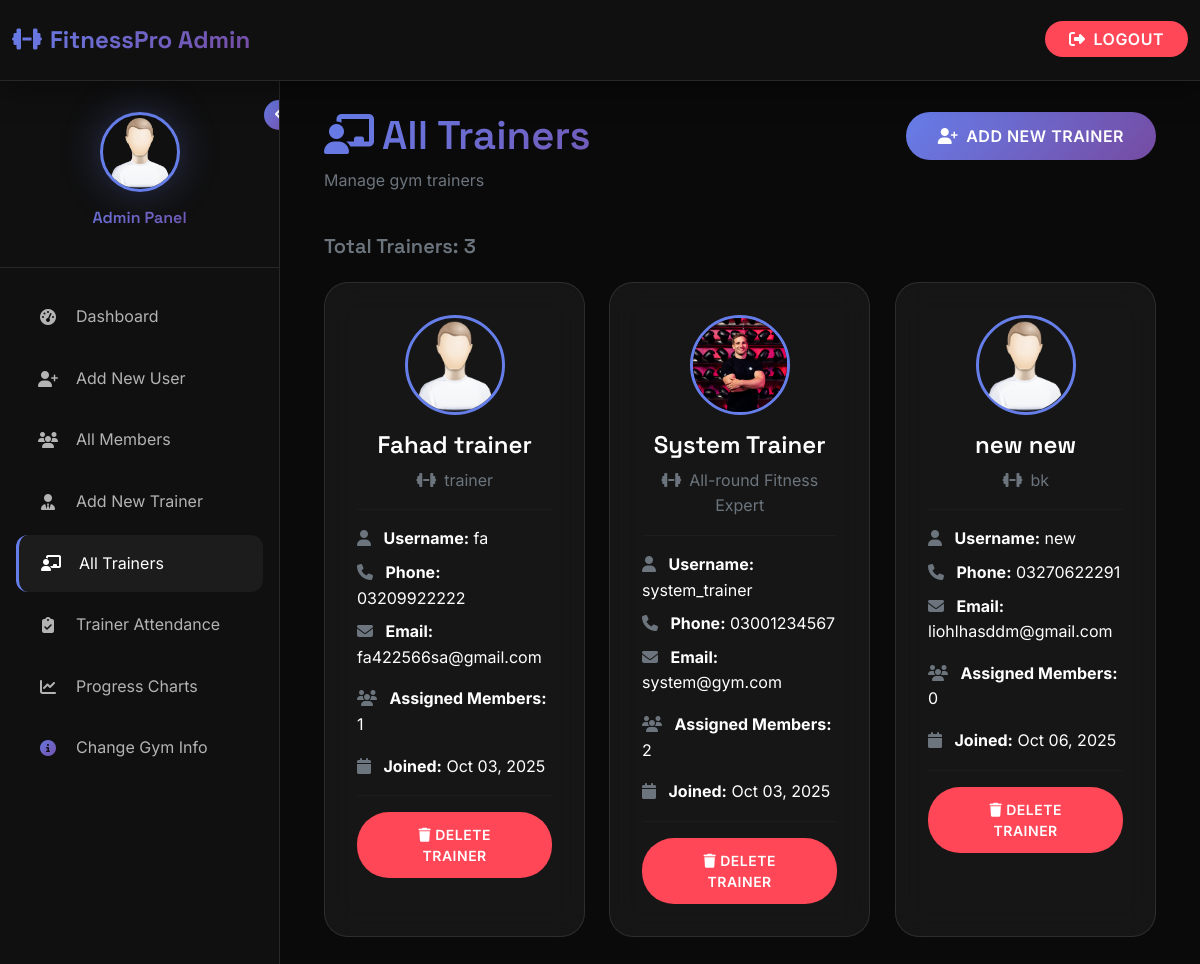
The app's page /all_trainers (signed in) with its own data.
### gym_management/gym_app/models.py (models this page shows, shortened)
class Trainer(models.Model):
    first_name = models.CharField(max_length=50)
    last_name = models.CharField(max_length=50)
    email = models.CharField(max_length=50, null=True, blank=True)
    phone_number = models.CharField(max_length=20)
    username = models.CharField(max_length=150, unique=True)
    password = models.CharField(max_length=100)
    specialization = models.CharField(max_length=200, null=True, blank=True)
    image = models.ImageField(upload_to="trainers/", default="trainers/default.png", null=True, blank=True)
    created_at = models.DateTimeField(auto_now_add=True)

### gym_management/gym_app/views.py (the view)
# urls.py: path('all_trainers', views.all_trainers, name='all_trainers'),
def all_trainers(request):
    if 'admin_logged_in' not in request.session:
        return redirect('/admin_login')
    trainers = Trainer.objects.all()
    data = {
        'trainers': trainers,
        'pending_count': Gym_user.get_pending_approvals().count(),
        'trainer_request_count': Gym_user.get_trainer_requests().count()
    }
    return render(request, 'admin/all_trainers.html', data)

### gym_management/gym_app/context_processors.py (called while the page is built)
def logged_in_user(request):
    user = None
    trainer = None
    if request.session.get('user_id'):
        try:
            user = Gym_user.objects.get(id=request.session['user_id'])
        except Gym_user.DoesNotExist:
            user = None
    elif request.session.get('trainer_id'):
        try:
            trainer = Trainer.objects.get(id=request.session['trainer_id'])
        except Trainer.DoesNotExist:
            trainer = None
    return {'logged_in_user': user, 'logged_in_trainer': trainer}

def gym_info_context(request):
    gym_info = GymInfo.objects.first()
    return {
        'gym_info': gym_info
    }

### gym_management/gym_app/models.py (called while the page is built)
    @staticmethod
    def get_pending_approvals():
        return Gym_user.objects.filter(is_approved=False)

    @staticmethod
    def get_trainer_requests():
        return Gym_user.objects.filter(trainer_requested=True, assigned_trainer=None)

### gym_management/gym_app/templates/admin/all_trainers.html (shortened to what this page needs)
{% extends 'base_admin.html' %}
{% load static %}
{% block content %}
<div class="container-fluid">
    <div class="row mb-4" data-aos="fade-down">
        <div class="col-md-6">
            <h1 class="gradient-text"><i class="fas fa-chalkboard-teacher me-2"></i>All Trainers</h1>
            <p class="text-secondary">Manage gym trainers</p>
        </div>
        <div class="col-md-6 text-end">
            <a href="{% url 'add_trainer' %}" class="btn btn-primary">
                <i class="fas fa-user-plus me-2"></i>Add New Trainer
            </a>
        </div>
    </div>
    <div class="row mb-3" data-aos="fade-right">
        <div class="col-12">
            <h5 class="text-secondary">Total Trainers: {{ trainers.count }}</h5>
        </div>
    </div>
    <div class="row" data-aos="fade-up" data-aos-delay="100">
        {% if trainers %}
            {% for trainer in trainers %}
            <div class="col-md-6 col-lg-4 mb-4" data-aos="zoom-in" data-aos-delay="{{ forloop.counter0|add:100 }}">
                <div class="dashboard-card">
                    <div class="text-center mb-3">
                        {% if trainer.image %}
                            <img src="{{ trainer.image.url }}" alt="{{ trainer.first_name }}"
                                 style="width: 100px; height: 100px; border-radius: 50%; object-fit: cover; border: 3px solid var(--accent-primary);">
                        {% else %}
                            <div style="width: 100px; height: 100px; border-radius: 50%; background: var(--primary-gradient);
                                        display: inline-flex; align-items: center; justify-content: center; font-size: 2rem; font-weight: 600; border: 3px solid var(--accent-primary);">
                                {{ trainer.first_name.0 }}{{ trainer.last_name.0 }}
                            </div>
                        {% endif %}
                    </div>
                    <h4 class="text-center mb-2">{{ trainer.first_name }} {{ trainer.last_name }}</h4>
                    {% if trainer.specialization %}
                    <p class="text-center text-secondary mb-3">
                        <i class="fas fa-dumbbell me-2"></i>{{ trainer.specialization }}
                    </p>
                    {% endif %}
                    <hr style="border-color: var(--border-color);">
                    <div class="mb-2">
                        <i class="fas fa-user text-secondary me-2"></i>
                        <strong>Username:</strong> {{ trainer.username }}
                    </div>
                    <div class="mb-2">
                        <i class="fas fa-phone text-secondary me-2"></i>
                        <strong>Phone:</strong> {{ trainer.phone_number }}
                    </div>
                    {% if trainer.email %}
                    <div class="mb-3">
                        <i class="fas fa-envelope text-secondary me-2"></i>
                        <strong>Email:</strong> {{ trainer.email }}
                    </div>
                    {% endif %}
                    <div class="mb-3">
                        <i class="fas fa-users text-secondary me-2"></i>
                        <strong>Assigned Members:</strong> {{ trainer.assigned_members.count }}
                    </div>
                    <div class="mb-2">
                        <i class="fas fa-calendar text-secondary me-2"></i>
                        <strong>Joined:</strong> {{ trainer.created_at|date:"M d, Y" }}
                    </div>
                    <hr style="border-color: var(--border-color);">
                    <div class="text-center">
                        <a href="{% url 'delete_trainer' trainer.id %}"
                           class="btn btn-danger btn-sm"
                           onclick="return confirm('Are you sure you want to delete {{ trainer.first_name }} {{ trainer.last_name }}? This will unassign all their members.')">
                            <i class="fas fa-trash me-1"></i>Delete Trainer
                        </a>
                    </div>
                </div>
            </div>
            {% endfor %}
        {% endif %}
    </div>
</div>
{% endblock %}

### gym_management/gym_app/templates/base_admin.html (style rules this page uses)
:root { --primary-gradient: linear-gradient(135deg, #667eea 0%, #764ba2 100%); --secondary-gradient: linear-gradient(135deg, #f093fb 0%, #f5576c 100%); --accent-gradient: linear-gradient(135deg, #4facfe 0%, #00f2fe 100%); --dark-gradient: linear-gradient(135deg, #0c0c0c 0%, #1a1a1a 100%); --bg-primary: #0a0a0a; --bg-secondary: #111111; --bg-tertiary: #1a1a1a; --bg-card: rgba(255, 255, 255, 0.05); --bg-sidebar: rgba(17, 17, 17, 0.95); --text-primary: #ffffff; --text-secondary: #b3b3b3; --text-muted: #8b8b8b; --accent-primary: #667eea; --accent-secondary: #764ba2; --accent-danger: #ff4757; --accent-success: #2ed573; --accent-warning: #ffa502; --border-color: rgba(255, 255, 255, 0.1); --border-hover: rgba(255, 255, 255, 0.2); --shadow-sm: 0 2px 8px rgba(0, 0, 0, 0.3); --shadow-md: 0 8px 32px rgba(0, 0, 0, 0.4); --shadow-lg: 0 16px 64px rgba(0, 0, 0, 0.5); --shadow-glow: 0 0 40px rgba(102, 126, 234, 0.3); --blur-sm: blur(8px); --blur-md: blur(16px); --blur-lg: blur(32px); }
* { margin: 0; padding: 0; box-sizing: border-box; }
html { scroll-behavior: smooth; }
body { font-family: 'Inter', -apple-system, BlinkMacSystemFont, 'Segoe UI', sans-serif; background: var(--bg-primary); color: var(--text-primary); line-height: 1.6; overflow-x: hidden; -webkit-font-smoothing: antialiased; -moz-osx-font-smoothing: grayscale; }
h1, h2, h3, h4, h5, h6 { font-family: 'Space Grotesk', sans-serif; font-weight: 600; line-height: 1.2; }
.dashboard-card { background: var(--bg-card); backdrop-filter: var(--blur-md); border: 1px solid var(--border-color); border-radius: 1.5rem; padding: 2rem; transition: all 0.3s cubic-bezier(0.4, 0, 0.2, 1); position: relative; overflow: hidden; text-decoration: none; color: inherit; display: block; height: 100%; }
.dashboard-card::before { content: ''; position: absolute; top: 0; left: 0; right: 0; height: 3px; background: var(--primary-gradient); opacity: 0; transition: opacity 0.3s ease; }
.btn-primary { background: var(--primary-gradient); border: none; padding: 0.75rem 2rem; font-weight: 600; border-radius: 2rem; transition: all 0.3s cubic-bezier(0.4, 0, 0.2, 1); text-transform: uppercase; letter-spacing: 0.5px; color: white; }
.btn-danger { background: var(--accent-danger); border: none; padding: 0.75rem 2rem; font-weight: 600; border-radius: 2rem; transition: all 0.3s cubic-bezier(0.4, 0, 0.2, 1); text-transform: uppercase; letter-spacing: 0.5px; color: white; }
.gradient-text { background: var(--primary-gradient); -webkit-background-clip: text; -webkit-text-fill-color: transparent; background-clip: text; }

### records on screen
Trainer: image (placeholder picture), first_name "Fahad", last_name "trainer", specialization "trainer", username "fa", phone_number "03209922222", email "fa422566sa@gmail.com", assigned_members.count "1", created_at "Oct 03, 2025"
Trainer: image (picture), first_name "System", last_name "Trainer", specialization "All-round Fitness Expert", username "system_trainer", phone_number "03001234567", email "system@gym.com", assigned_members.count "2", created_at "Oct 03, 2025"
Trainer: image (placeholder picture), first_name "new", last_name "new", specialization "bk", username "new", phone_number "03270622291", email "liohlhasddm@gmail.com", assigned_members.count "0", created_at "Oct 06, 2025"

### other values on screen
{{ trainers.count }} "3"
